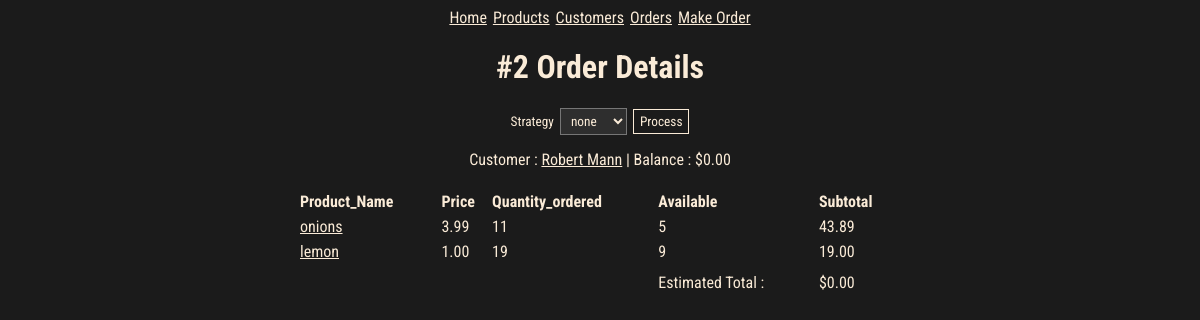
/orders/2, run on the app's committed database.
### models.py (models this page shows, shortened)
class ProductOrder(db.Model):
    id = mapped_column(Integer, primary_key=True)
    order_id = mapped_column(Integer, ForeignKey(Order.id))
    order = relationship("Order", back_populates="items")
    product_id = mapped_column(Integer, ForeignKey(Product.id), nullable=False)
    product = relationship("Product", back_populates="product_items")
    quantity = mapped_column(Integer, nullable=False, default=0)

class Customer(db.Model):
    id = mapped_column(Integer, primary_key=True)
    name = mapped_column(String(50), nullable=False, unique=True)
    phone = mapped_column(String(50), nullable=False)
    balance = mapped_column(Numeric, nullable=False, default=0)
    orders = relationship("Order", back_populates="customer")

class Product(db.Model):
    id = mapped_column(Integer, primary_key=True)
    name = mapped_column(String(50), nullable=False, unique=True)
    price = mapped_column(Numeric, nullable=False)
    available = mapped_column(Integer, nullable=False, default=0)
    product_items = relationship("ProductOrder", back_populates="product")

class Order(db.Model):
    id = mapped_column(Integer, primary_key=True)
    customer_id = mapped_column(Integer, ForeignKey(Customer.id), nullable=False)
    customer = relationship("Customer", back_populates="orders")
    total = mapped_column(Numeric, nullable=False, default=0)
    items = relationship("ProductOrder", back_populates="order", cascade="all, delete-orphan")
    created = mapped_column(DateTime(timezone=True), default=datetime.now().replace(microsecond=0))
    processed = mapped_column(DateTime(timezone=True), nullable=True)

### routes/orders.py (the view)
@orders_bp.route("/<int:order_id>")
def order_details(order_id):
    statement = db.select(ProductOrder).filter_by(order_id=order_id)
    records = db.session.execute(statement)
    results = records.scalars()
    order = db.get_or_404(Order, order_id)
    return render_template("order_details.html", total = order.total, orders = results, order_id = order_id)

### templates/order_details.html (shortened to what this page needs)
{% extends "base.html" %}
{% block content %}
<h1>#{{order_id}} Order Details</h1>
<form action="/orders/process/{{order_id}}" method="POST">
    <label for="product">Strategy</label>
    <select name="strategy" class="custom-select">
        <option value="adjust">none</option>
    </select>
    <input type="submit" value="Process">
</form>
<table>
    <thead>
        <tr>
            <th>Product_Name</th>
            <th>Price</th>
            <th>Quantity_ordered</th>
            <th>Available</th>
            <th>Subtotal</th>
        </tr>
    </thead>
    <tbody>
        {% for order in orders %}
        {% if loop.index == 1 %}
        <p class="customer_name">Customer : <a
                href="/customers/update/{{order.order.customer.id}}">{{order.order.customer.name}}</a><span>
                | Balance :
                ${{order.order.customer.balance |round(2, 'common') }}</span></p>
        {% endif %}
        <tr>
            <td><a href="/products/{{order.product.id}}">{{order.product.name}}</a></td>
            <td>{{order.product.price |round(2, 'common')}}</td>
            <td>{{order.quantity}}</td>
            <td>{{order.product.available}}</td>
            <td>{{(order.product.price * order.quantity) |round(2, 'common') }}</td>
        </tr>
        {% endfor %}
    </tbody>
    <tr>
        <td></td>
    </tr>
    <tfoot>
        <tr>
            <td></td>
            <td></td>
            <td></td>
            <td>Estimated Total : </td>
            <td>${{ total|round(2, 'common') }}</td>
        </tr>
    </tfoot>
</table>
{% endblock %}

### static/style.css (style rules this page uses)
:root { --font-color: antiquewhite; --background: #1b1b1b; --bg-variant: #2e2e2e; --bg-variant-dark: #1f1e1e; }
body { display: flex; align-items: center; justify-content: center; background-color: var(--background); color: var(--font-color); font-family: "Roboto Condensed", sans-serif; }
a { color: var(--font-color); }
form { display: flex; gap: 6px; align-items: center; justify-content: center; }
table { margin-top: 20px; width: 100%; border-collapse: collapse; }
th, td { text-align: left; padding: 3px 0; }
label { font-size: smaller; }
input[type="submit"] { cursor: pointer; font-family: "Roboto Condensed", sans-serif; background-color: transparent; color: var(--font-color); padding: 4px 6px; border: 1px solid var(--font-color); }
.custom-select { font-family: "Roboto Condensed", sans-serif; background-color: var(--bg-variant); color: var(--font-color); padding: 4px 6px; }
.customer_name { margin-top: 15px; margin-bottom: 0; }

### data on the page
ProductOrder: order.customer.name "Robert Mann", order.customer.balance "0.00", product.name "onions", product.price "3.99", quantity "11", product.available "5"
Product: (order.product.price*order.quantity)|round(2,'common') "43.89"
ProductOrder: product.name "lemon", product.price "1.00", quantity "19", product.available "9"
Product: (order.product.price*order.quantity)|round(2,'common') "19.00"
Order: total "0.00"

### other printed values
{{ order_id }} "2"
